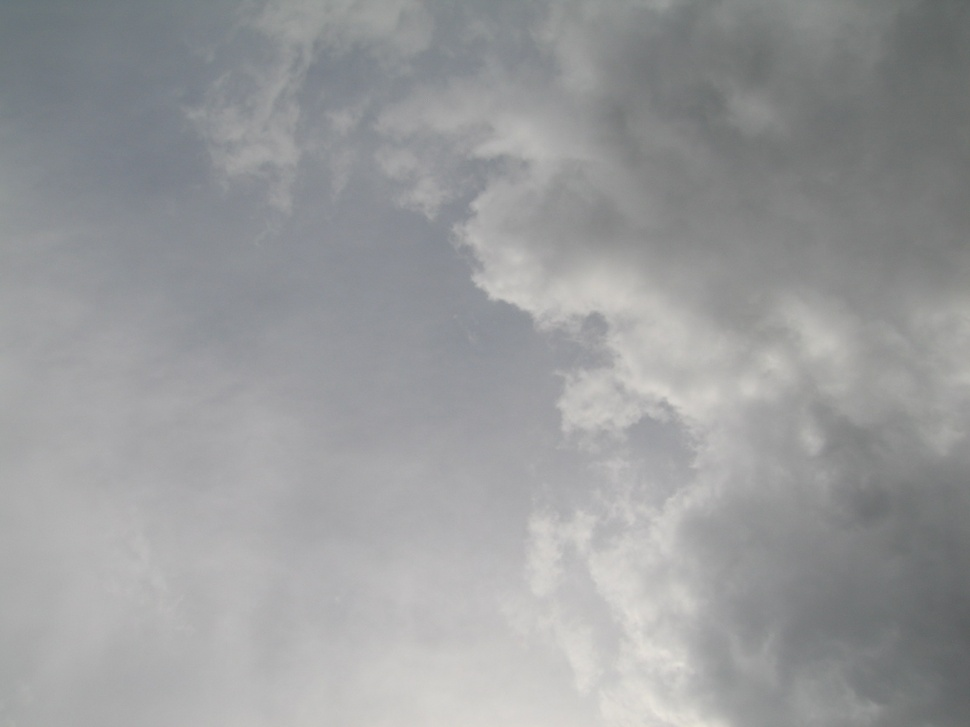
#> input picture S701-0013.JPG, 970 x 727 px, shrunk from 1600 x 1200 before the run
$ python clouds.py   (Python 2 division)
#> lines starting #> are read from the running program, lines starting #| are printed output that depends on the picture
#TODO: PyQt4 GUI: 2 labels, QrubberBand, OpenFileDialogs,
#StartSearchDialog with ability to change parameters,
#After getting result -- ask whether it's correct or should be seached again
#Fine search with parameters
#TODO: alignment (yustirovka) by stars -> affine transform
#!/usr/bin/python
# -*- coding: utf-8 -*-

from PIL import Image, ImageDraw
import numpy as np
import matplotlib.pyplot as plt
import time
import sys

im1 = Image.open("S701-0013.JPG")
#> im1 is the input picture: PIL image 970x727 RGB; mean R, G, B 153.8, 155, 156.1
im2 = Image.open("S702-0013.JPG")
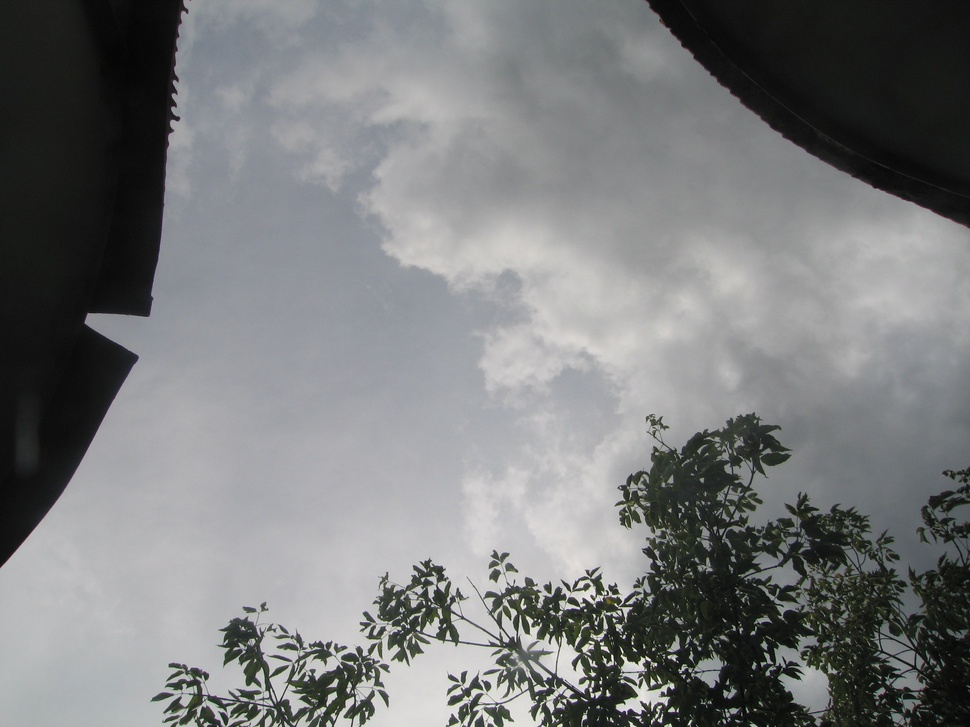
#> input picture S702-0013.JPG, 970 x 727 px, shrunk from 1600 x 1200 before the run
#> im2 is the input picture: PIL image 970x727 RGB; mean R, G, B 122.2, 123.6, 124.4


print im1.filename, im1.mode, im1.size
#| S701-0013.JPG RGB (970, 727)
print
print im2.filename, im2.mode, im2.size
#| S702-0013.JPG RGB (970, 727)
print

# width & height of a piece
width_cropped = 200
height_cropped = 200

#absolute(on original image im2) cordinates of cropped_piece
#(top left corner of square==kvadrat)
x = im2.size[0] * 50/100
#> x = 485
y = im2.size[1] * 33/100
#> y = 239

# cropped im2 in grayscale; size = (300x300)
im2_piece = im2.crop( ( x - width_cropped/2,
                        y - height_cropped/2,
                        x + width_cropped/2,
                        y + height_cropped/2 ) )
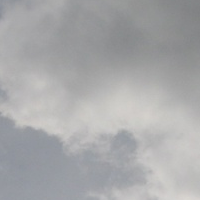
#> im2_piece: PIL image 200x200 RGB; mean R, G, B 167.9, 168.4, 169.6

im1_piece = im1.crop( ( x - width_cropped*3/2,
                        y - height_cropped*3/2,
                        x + width_cropped*3/2,
                        y + height_cropped*3/2 ) )
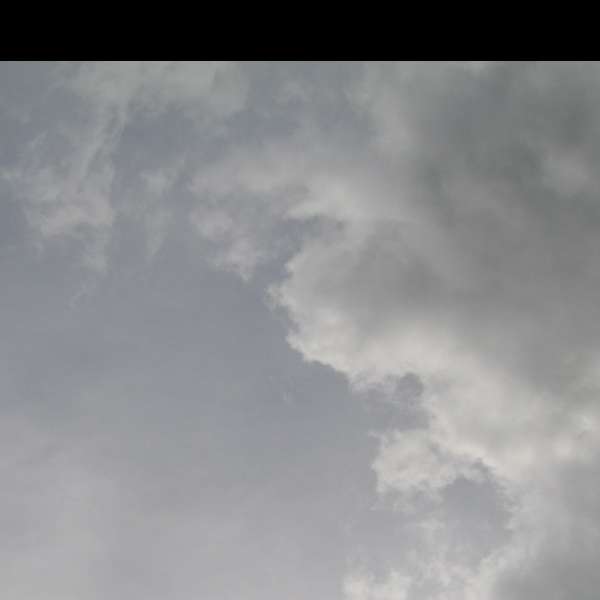
#> im1_piece: PIL image 600x600 RGB; mean R, G, B 137.1, 138.2, 139.9
im1_piece.show()
im2_piece.show()

#convert original images to grayscale
im1_piece = im1_piece.convert("L")
#> im1_piece: PIL image 600x600 L
im2_piece = im2_piece.convert("L")
#> im2_piece: PIL image 200x200 L
#im1_piece.show()
#im2_piece.show()
print "Image1_piece", im1_piece.mode, im1_piece.size
#| Image1_piece L (600, 600)
print
print "Image2_piece", im2_piece.mode, im2_piece.size
#| Image2_piece L (200, 200)
print


num_of_quants = 8
#COLOR QUANTIZATION !!!
im1_piece = im1_piece.convert("P", palette=Image.ADAPTIVE, colors=num_of_quants)
#> im1_piece: PIL image 600x600 P
im2_piece = im2_piece.convert("P", palette=Image.ADAPTIVE, colors=num_of_quants)
#> im2_piece: PIL image 200x200 P

#im1_piece.show()
#im2_piece.show()
#----------------------------------------------------------------

#Load pixels
pix1 = im1_piece.load()
pix2 = im2_piece.load()


# im1_piece array representation
data1 = np.zeros(im1_piece.size)
data2 = np.zeros(im2_piece.size)

for i in range(im1_piece.size[0]):
    for j in range(im1_piece.size[1]):
        data1[i,j] = np.int8( pix1[i,j] )
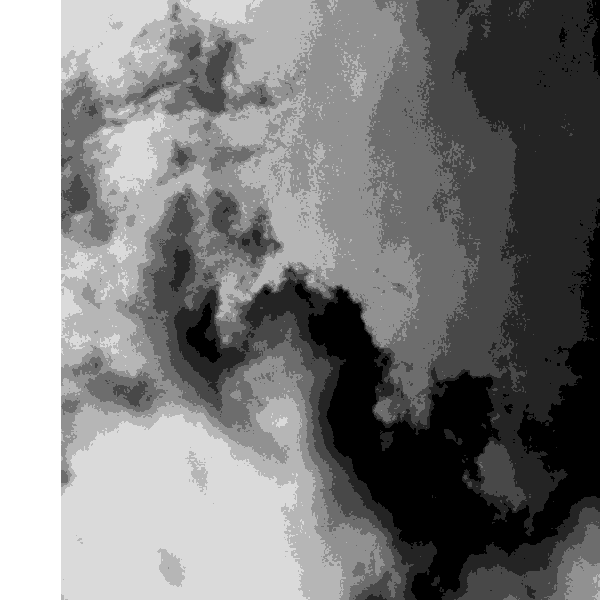
#> data1: shape (600, 600) float64; min 0, max 7, mean 3.44; drawn with min black and max white

for i in range(im2_piece.size[0]):
    for j in range(im2_piece.size[1]):
        data2[i,j] = np.int8( pix2[i,j] )
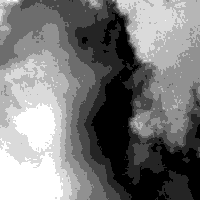
#> data2: shape (200, 200) float64; min 0, max 7, mean 3.36; drawn with min black and max white

# Color-indicatong functions
indicators = np.zeros( (num_of_quants,im2_piece.size[0],im2_piece.size[1]), dtype=np.int8 )

for i in range(im2_piece.size[0]):
    for j in range(im2_piece.size[1]):
        a = np.int8( pix2[i,j] )
        indicators[a,i,j] = 1;

w = im1_piece.size[0]
#> w = 600
h = im1_piece.size[1]
#> h = 600
w2 = im2_piece.size[0]
#> w2 = 200
h2 = im2_piece.size[1]
#> h2 = 200
#array representation of pix2
fragment = data2
min_i, min_j = 0, 0
#projection pix2 on field of pix1
pr = np.zeros( im2_piece.size )

start_time = time.time()

inc = (w-w2+1) / 33
#> inc = 12
print "inc:", inc
#| inc: 12

for i in range( 0,w-w2+1, inc ):
    for j in range( 0,h-h2+1, inc ):
# Piece of im1_piece to compare with im2_piece
        field = data1[i:i+w2,j:j+h2]
        pr[:,:] = 0
# Projectioning
        for l in range(num_of_quants):
            pr += (field*indicators[l]).sum()/(indicators[l]**2).sum() * indicators[l]
#Difference functional that we want to minimize
        diff = ( (pr - field)**2 ).sum()

#        Stupid substarction
#        diff = (( field - fragment )**2).sum()

#If it is the very first iteration
        if (i+j == 0):
            min_diff = diff;
#If NOT first iteration
        elif (diff < min_diff):
            min_diff = diff
            min_i, min_j = i, j
#        print '\r', i, j, diff
        percentage = 100 * i / (w-w2)
        sys.stdout.write('\r row: '+str(i)+" "+str(percentage)+"%")
        sys.stdout.flush()
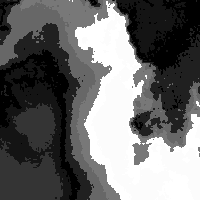
#> pr: shape (200, 200) float64; min 0.173, max 1.51, mean 0.737; drawn with min black and max white
#> after the loop, min_i = 288; min_j = 240
print
stop_time = time.time()


print "Result:"
print min_i, min_j, min_diff
print "Time to seek:", (stop_time - start_time)

im1_piece_best = im1.crop( (x - width_cropped*3/2 + min_i,
                            y - height_cropped*3/2 + min_j,
                            x - width_cropped*3/2 + min_i+w2,
                            y - height_cropped*3/2 + min_j+h2) )
print "im1_piece.size", im1_piece.size
print "im1_piece_best.size", im1_piece_best.size
im1_piece_best.show()
